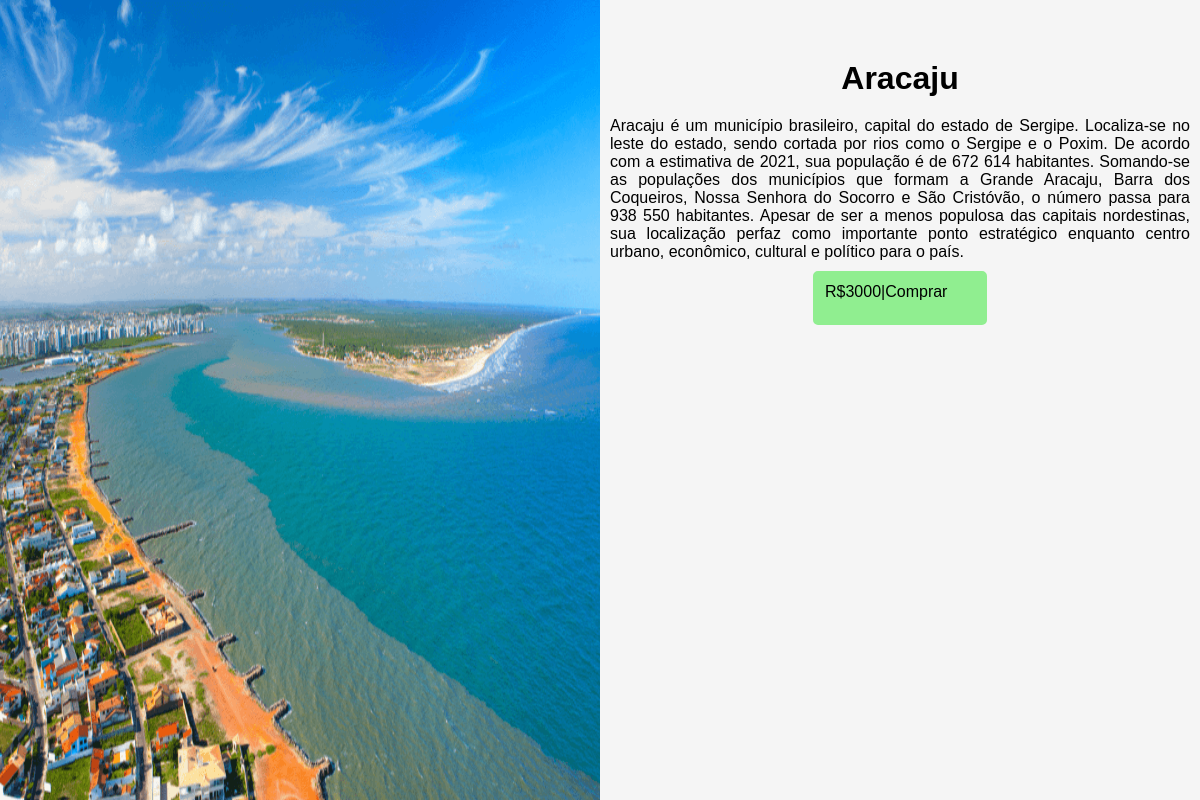
The page /site/infolocal.php?idlugar=1 on the database its author committed.
### tables this page shows
CREATE TABLE `tb_lugar` (
  `idtb_lugar` int(11) NOT NULL AUTO_INCREMENT,
  `nome_lugar` varchar(45) NOT NULL,
  `temperatura` varchar(45) NOT NULL,
  `urbano` varchar(45) NOT NULL,
  `chique` varchar(45) NOT NULL,
  `praia` varchar(45) NOT NULL,
  `agitacao` varchar(45) NOT NULL,
  `imagem` varchar(45) DEFAULT NULL,
  `descricao` varchar(1000) DEFAULT NULL,
  `preco` int(11) NOT NULL,
  PRIMARY KEY (`idtb_lugar`)
);

### site/infolocal.php (the view, shortened to what this page needs)
<!DOCTYPE html>
<html lang="en">
<head>
    <link rel="stylesheet" href="css/infolocal.css">
</head>
<body>
    <?php
        $id_lugar = $_GET['idlugar'];
        $conexao = mysqli_connect('db','root','123','db_turismo');
        $sql = "SELECT * FROM tb_lugar WHERE idtb_lugar = $id_lugar";
        $result = $conexao->query($sql);
        if ($result->num_rows > 0)
            while($row = $result->fetch_assoc()) {
                $imagem = $row['imagem'];
                $id = $row['idtb_lugar'];
                $descricao = $row['descricao'];
                $preco = $row['preco'];
                echo "<div class=info>";
                echo "<div class='img'>";
                echo "<img src='imagens/locais/$imagem' alt='Card image cap'>";
                echo "<div class='body-text'>";
                echo "<h2 class='title'>".$row["nome_lugar"]."</h2>";
                echo "<p class='text'>$descricao</p>";
                echo "<a href='pagamento.php?idlugar=$id' class='btn'>R$$preco|Comprar</a>";
                echo "</div>";
                echo "</div>";
                echo "</div>";
            }
    ?>
</body>
</html>

### site/css/infolocal.css (style rules this page uses)
* { margin: 0; padding: 0; font-family: 'Poppins',sans-serif; }
body { background-color: whitesmoke; }
.img img { float: left; width: 600px; height: 100vh; }
.body-text { padding-top: 5%; display: flex; flex-direction: column; align-items: center; }
.body-text h2 { font-size: xx-large; }
.body-text p { margin-top: 10px; padding: 10px 10px; text-align: justify; }
.body-text a { text-decoration: none; color: black; width: 150px; height: 30px; padding: 10px 10px; background-color: lightgreen; border: 2px solid lightgreen; border-radius: 5px; transition: .5s; }

### rows shown on the page
tb_lugar: imagem (picture), nome_lugar "Aracaju", descricao "Aracaju é um município brasileiro, capital do estado de Sergipe. Localiza-se no leste do estado, sendo cortada por rios como o Sergipe e o Poxim. De acordo com a estimativa de 2021, sua população é de 672 614 habitantes. Somando-se as populações dos municípios que formam a Grande Aracaju, Barra dos Coqueiros, Nossa Senhora do Socorro e São Cristóvão, o número passa para 938 550 habitantes. Apesar de ser a menos populosa das capitais nordestinas, sua localização perfaz como importante ponto estratégico enquanto centro urbano, econômico, cultural e político para o país.", preco "3000"
